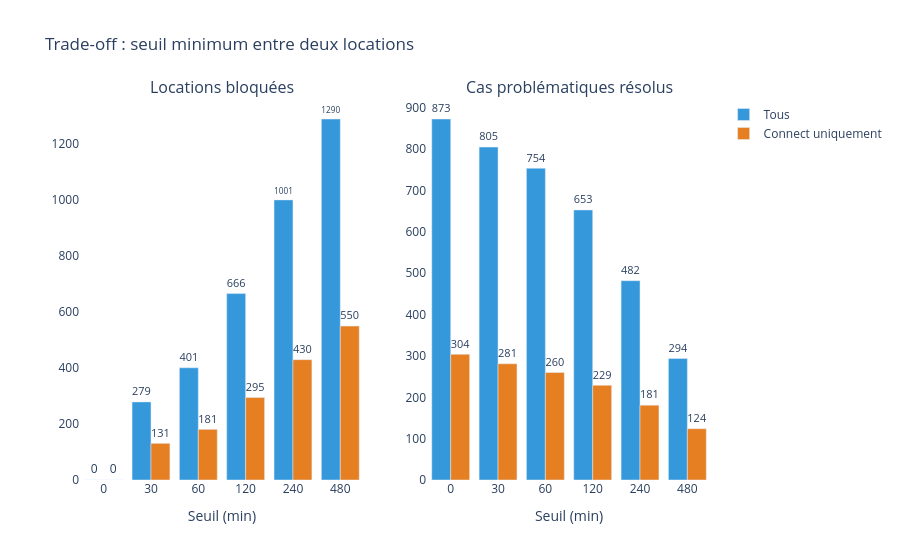

The notebook cell this image was saved under:
### Code cell
# Visualisation : trade-off bloquées vs résolues
fig = make_subplots(
    rows=1, cols=2,
    subplot_titles=['Locations bloquées', 'Cas problématiques résolus']
)

colors = {'Tous': '#3498db', 'Connect uniquement': '#e67e22'}

for scope in ['Tous', 'Connect uniquement']:
    sub = df_results[df_results['Scope'] == scope]
    fig.add_trace(
        go.Bar(x=sub['Seuil (min)'].astype(str), y=sub['Locations bloquées'],
               name=scope, marker_color=colors[scope],
               text=sub['Locations bloquées'], textposition='outside',
               showlegend=True),
        row=1, col=1
    )
    fig.add_trace(
        go.Bar(x=sub['Seuil (min)'].astype(str), y=sub['Cas problématiques résolus'],
               name=scope, marker_color=colors[scope],
               text=sub['Cas problématiques résolus'], textposition='outside',
               showlegend=False),
        row=1, col=2
    )

fig.update_layout(
    title='Trade-off : seuil minimum entre deux locations',
    barmode='group',
    plot_bgcolor='white', paper_bgcolor='white',
    xaxis_title='Seuil (min)', xaxis2_title='Seuil (min)'
)
fig.show()

### Figure 1 — Plotly figure (JSON) as saved in the notebook; plotly's stock layout.template omitted (floating-point values rounded to 4 significant figures)
{"data": [{"marker": {"color": "#3498db"}, "name": "Tous", "showlegend": true, "text": [0, 279, 401, 666, 1001, 1290], "textposition": "outside", "type": "bar", "x": ["0", "30", "60", "120", "240", "480"], "xaxis": "x", "y": [0, 279, 401, 666, 1001, 1290], "yaxis": "y"}, {"marker": {"color": "#3498db"}, "name": "Tous", "showlegend": false, "text": [873, 805, 754, 653, 482, 294], "textposition": "outside", "type": "bar", "x": ["0", "30", "60", "120", "240", "480"], "xaxis": "x2", "y": [873, 805, 754, 653, 482, 294], "yaxis": "y2"}, {"marker": {"color": "#e67e22"}, "name": "Connect uniquement", "showlegend": true, "text": [0, 131, 181, 295, 430, 550], "textposition": "outside", "type": "bar", "x": ["0", "30", "60", "120", "240", "480"], "xaxis": "x", "y": [0, 131, 181, 295, 430, 550], "yaxis": "y"}, {"marker": {"color": "#e67e22"}, "name": "Connect uniquement", "showlegend": false, "text": [304, 281, 260, 229, 181, 124], "textposition": "outside", "type": "bar", "x": ["0", "30", "60", "120", "240", "480"], "xaxis": "x2", "y": [304, 281, 260, 229, 181, 124], "yaxis": "y2"}], "layout": {"annotations": [{"font": {"size": 16}, "showarrow": false, "text": "Locations bloquées", "x": 0.225, "xanchor": "center", "xref": "paper", "y": 1, "yanchor": "bottom", "yref": "paper"}, {"font": {"size": 16}, "showarrow": false, "text": "Cas problématiques résolus", "x": 0.775, "xanchor": "center", "xref": "paper", "y": 1, "yanchor": "bottom", "yref": "paper"}], "barmode": "group", "paper_bgcolor": "white", "plot_bgcolor": "white", "title": {"text": "Trade-off : seuil minimum entre deux locations"}, "xaxis": {"anchor": "y", "domain": [0, 0.45], "title": {"text": "Seuil (min)"}}, "xaxis2": {"anchor": "y2", "domain": [0.55, 1], "title": {"text": "Seuil (min)"}}, "yaxis": {"anchor": "x", "domain": [0, 1]}, "yaxis2": {"anchor": "x2", "domain": [0, 1]}}}
